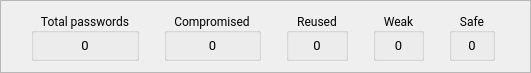
             <widget class="QFrame" name="frame_7">
              <property name="geometry">
               <rect>
                <x>40</x>
                <y>150</y>
                <width>531</width>
                <height>61</height>
               </rect>
              </property>
              <property name="frameShape">
               <enum>QFrame::StyledPanel</enum>
              </property>
              <property name="frameShadow">
               <enum>QFrame::Plain</enum>
              </property>
              <layout class="QHBoxLayout" name="horizontalLayout">
               <item>
                <widget class="QGroupBox" name="groupBox_13">
                 <property name="minimumSize">
                  <size>
                   <width>108</width>
                   <height>0</height>
                  </size>
                 </property>
                 <property name="maximumSize">
                  <size>
                   <width>108</width>
                   <height>16777215</height>
                  </size>
                 </property>
                 <property name="font">
                  <font>
                   <family>Roboto</family>
                  </font>
                 </property>
                 <property name="title">
                  <string>Total passwords</string>
                 </property>
                 <property name="alignment">
                  <set>Qt::AlignCenter</set>
                 </property>
                 <property name="flat">
                  <bool>false</bool>
                 </property>
                 <layout class="QVBoxLayout" name="verticalLayout_24">
                  <property name="topMargin">
                   <number>4</number>
                  </property>
                  <property name="bottomMargin">
                   <number>4</number>
                  </property>
                  <item>
                   <widget class="QLabel" name="labelTotalPasswords">
                    <property name="font">
                     <font>
                      <family>Roboto</family>
                      <pointsize>10</pointsize>
                     </font>
                    </property>
                    <property name="inputMethodHints">
                     <set>Qt::ImhNone</set>
                    </property>
                    <property name="frameShape">
                     <enum>QFrame::NoFrame</enum>
                    </property>
                    <property name="text">
                     <string>0</string>
                    </property>
                    <property name="alignment">
                     <set>Qt::AlignCenter</set>
                    </property>
                   </widget>
                  </item>
                 </layout>
                </widget>
               </item>
               <item>
                <widget class="QGroupBox" name="groupBox_14">
                 <property name="minimumSize">
                  <size>
                   <width>97</width>
                   <height>0</height>
                  </size>
                 </property>
                 <property name="maximumSize">
                  <size>
                   <width>97</width>
                   <height>16777215</height>
                  </size>
                 </property>
                 <property name="font">
                  <font>
                   <family>Roboto</family>
                  </font>
                 </property>
                 <property name="title">
                  <string>Compromised</string>
                 </property>
                 <property name="alignment">
                  <set>Qt::AlignCenter</set>
                 </property>
                 <property name="flat">
                  <bool>false</bool>
                 </property>
                 <layout class="QVBoxLayout" name="verticalLayout_12">
                  <property name="topMargin">
                   <number>4</number>
                  </property>
                  <property name="bottomMargin">
                   <number>4</number>
                  </property>
                  <item>
                   <widget class="QLabel" name="labelCompromised">
                    <property name="font">
                     <font>
                      <family>Roboto</family>
                      <pointsize>10</pointsize>
                     </font>
                    </property>
                    <property name="inputMethodHints">
                     <set>Qt::ImhNone</set>
                    </property>
                    <property name="frameShape">
                     <enum>QFrame::NoFrame</enum>
                    </property>
                    <property name="text">
                     <string>0</string>
                    </property>
                    <property name="alignment">
                     <set>Qt::AlignCenter</set>
                    </property>
                   </widget>
                  </item>
                 </layout>
                </widget>
               </item>
               <item>
                <widget class="QGroupBox" name="groupBox_8">
                 <property name="minimumSize">
                  <size>
                   <width>62</width>
                   <height>0</height>
                  </size>
                 </property>
                 <property name="maximumSize">
                  <size>
                   <width>62</width>
                   <height>16777215</height>
                  </size>
                 </property>
                 <property name="font">
                  <font>
                   <family>Roboto</family>
                  </font>
                 </property>
                 <property name="title">
                  <string>Reused</string>
                 </property>
                 <property name="alignment">
                  <set>Qt::AlignCenter</set>
                 </property>
                 <property name="flat">
                  <bool>false</bool>
                 </property>
                 <layout class="QVBoxLayout" name="verticalLayout_13">
                  <property name="topMargin">
                   <number>4</number>
                  </property>
                  <property name="bottomMargin">
                   <number>4</number>
                  </property>
                  <item>
                   <widget class="QLabel" name="labelReused">
                    <property name="font">
                     <font>
                      <family>Roboto</family>
                      <pointsize>10</pointsize>
                     </font>
                    </property>
                    <property name="inputMethodHints">
                     <set>Qt::ImhNone</set>
                    </property>
                    <property name="frameShape">
                     <enum>QFrame::NoFrame</enum>
                    </property>
                    <property name="text">
                     <string>0</string>
                    </property>
                    <property name="alignment">
                     <set>Qt::AlignCenter</set>
                    </property>
                   </widget>
                  </item>
                 </layout>
                </widget>
               </item>
               <item>
                <widget class="QGroupBox" name="groupBox_9">
                 <property name="minimumSize">
                  <size>
                   <width>51</width>
                   <height>0</height>
                  </size>
                 </property>
                 <property name="maximumSize">
                  <size>
                   <width>51</width>
                   <height>16777215</height>
                  </size>
                 </property>
                 <property name="font">
                  <font>
                   <family>Roboto</family>
                  </font>
                 </property>
                 <property name="title">
                  <string>Weak</string>
                 </property>
                 <property name="alignment">
                  <set>Qt::AlignCenter</set>
                 </property>
                 <property name="flat">
                  <bool>false</bool>
                 </property>
                 <layout class="QVBoxLayout" name="verticalLayout_14">
                  <property name="topMargin">
                   <number>4</number>
                  </property>
                  <property name="bottomMargin">
                   <number>4</number>
                  </property>
                  <item>
                   <widget class="QLabel" name="labelWeak">
                    <property name="font">
                     <font>
                      <family>Roboto</family>
                      <pointsize>10</pointsize>
                     </font>
                    </property>
                    <property name="inputMethodHints">
                     <set>Qt::ImhNone</set>
                    </property>
                    <property name="frameShape">
                     <enum>QFrame::NoFrame</enum>
                    </property>
                    <property name="text">
                     <string>0</string>
                    </property>
                    <property name="alignment">
                     <set>Qt::AlignCenter</set>
                    </property>
                   </widget>
                  </item>
                 </layout>
                </widget>
               </item>
               <item>
                <widget class="QGroupBox" name="groupBox_10">
                 <property name="minimumSize">
                  <size>
                   <width>46</width>
                   <height>0</height>
                  </size>
                 </property>
                 <property name="maximumSize">
                  <size>
                   <width>46</width>
                   <height>16777215</height>
                  </size>
                 </property>
                 <property name="font">
                  <font>
                   <family>Roboto</family>
                  </font>
                 </property>
                 <property name="title">
                  <string>Safe</string>
                 </property>
                 <property name="alignment">
                  <set>Qt::AlignCenter</set>
                 </property>
                 <property name="flat">
                  <bool>false</bool>
                 </property>
                 <layout class="QVBoxLayout" name="verticalLayout_16">
                  <property name="topMargin">
                   <number>4</number>
                  </property>
                  <property name="bottomMargin">
                   <number>4</number>
                  </property>
                  <item>
                   <widget class="QLabel" name="labelSafe">
                    <property name="font">
                     <font>
                      <family>Roboto</family>
                      <pointsize>10</pointsize>
                     </font>
                    </property>
                    <property name="inputMethodHints">
                     <set>Qt::ImhNone</set>
                    </property>
                    <property name="frameShape">
                     <enum>QFrame::NoFrame</enum>
                    </property>
                    <property name="text">
                     <string>0</string>
                    </property>
                    <property name="alignment">
                     <set>Qt::AlignCenter</set>
                    </property>
                   </widget>
                  </item>
                 </layout>
                </widget>
               </item>
              </layout>
             </widget>
